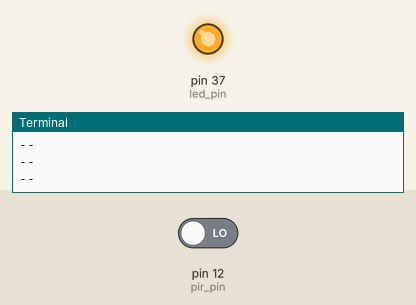
This program was run on a simulated Raspberry Pi (header pin numbers). On the bench: output pins drawn as LEDs (lit = HIGH), the last lines printed to the terminal. The inputs (shaded band) are chosen by the test bench; at power-on: pin 12 (pir_pin) LOW.

Above: at 1.2 s.
1.3 s: pin 12 (pir_pin) driven HIGH
At 1.9 s:
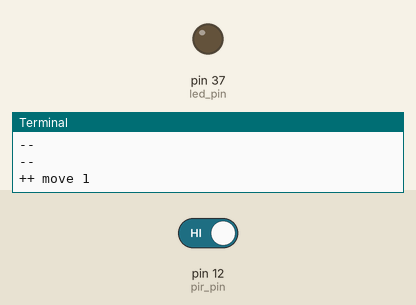
3.0 s: pin 12 (pir_pin) driven LOW
At 4.3 s:
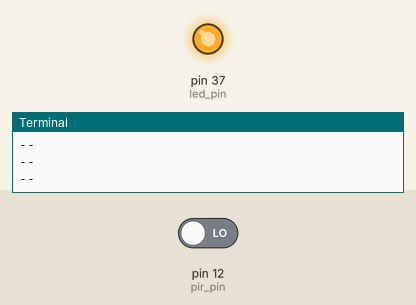
Timing chart, 0 to 6.0 s (numbered marks = the images above; inputs shaded):
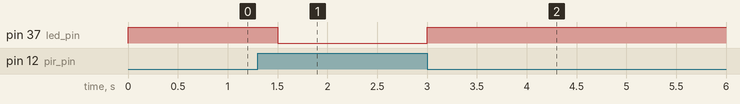

Measured:
- after the input at 1.3 s, pin 37 (led_pin): HIGH → LOW after 0.20 s
- after the input at 3.0 s, pin 37 (led_pin): LOW → HIGH at once

The program:

lesson_2_ganyingqi.py
```python
#!/usr/bin/python
import RPi.GPIO as GPIO
import time
GPIO.setmode(GPIO.BOARD)
pir_pin=12
led_pin=37
GPIO.setup(pir_pin, GPIO.IN)
GPIO.setup(led_pin, GPIO.OUT)
while  True:
    str="++ move"
    val=GPIO.input(pir_pin)
    if val:
        print("%s %d"%(str, val))
        GPIO.output(led_pin, GPIO.LOW)
    else:
        print("--")
        GPIO.output(led_pin, GPIO.HIGH)
    time.sleep(0.5)
```
